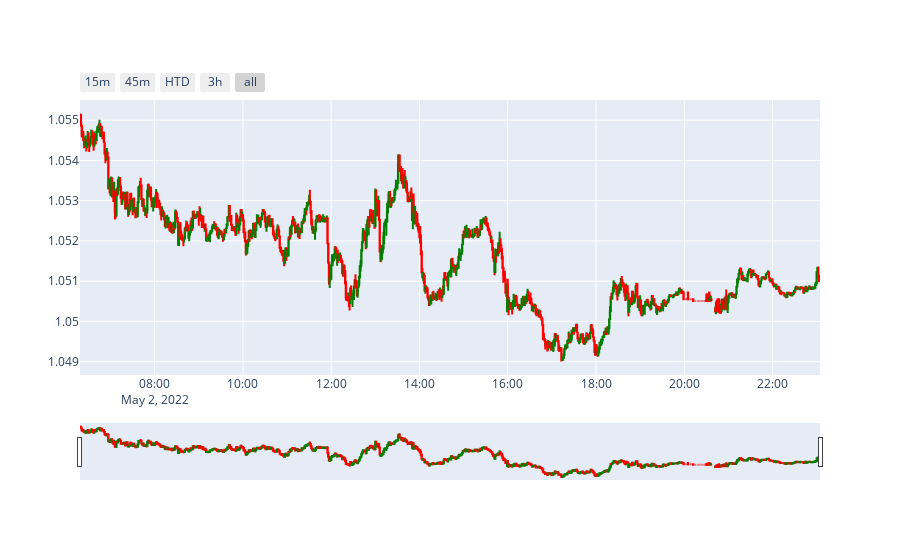

The notebook cell saved with this chart:
### Code cell
#Candlesticks

fig = go.Figure(data=[go.Candlestick(x=df['Data'],
                open=df['Open'],
                high=df['High'],
                low=df['Low'],
                close=df['Close'],
                increasing_line_color= 'green', decreasing_line_color= 'red')])

fig.update_xaxes(
    rangeslider_visible=True,
    rangeselector=dict(
        buttons=list([
            dict(count=15, label="15m", step="minute", stepmode="backward"),
            dict(count=45, label="45m", step="minute", stepmode="backward"),
            dict(count=1, label="HTD", step="hour", stepmode="todate"),
            dict(count=3, label="3h", step="hour", stepmode="backward"),
            dict(step="all")
        ])
    )
)


fig.show()

### Figure 1 — Plotly figure (JSON) as saved in the notebook; plotly's stock layout.template omitted (floating-point values rounded to 4 significant figures; data arrays with more than 128 entries replaced by an {"elided": "..."} marker saying what was removed)
{"data": [{"close": {"elided": "1000 float values"}, "decreasing": {"line": {"color": "red"}}, "high": {"elided": "1000 float values"}, "increasing": {"line": {"color": "green"}}, "low": {"elided": "1000 float values"}, "open": {"elided": "1000 float values"}, "type": "candlestick", "x": {"elided": "1000 str values"}}], "layout": {"xaxis": {"rangeselector": {"buttons": [{"count": 15, "label": "15m", "step": "minute", "stepmode": "backward"}, {"count": 45, "label": "45m", "step": "minute", "stepmode": "backward"}, {"count": 1, "label": "HTD", "step": "hour", "stepmode": "todate"}, {"count": 3, "label": "3h", "step": "hour", "stepmode": "backward"}, {"step": "all"}]}, "rangeslider": {"visible": true}}}}
